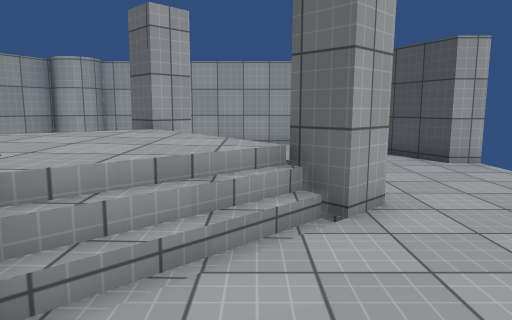
view 1 (above)

14 first-person views from a walk through a 3-D level made in the Unity game engine. The camera is 1.4 m above the floor, tilts 8° down and sees 70° across. The floor is counted in squares, 1 m on a side. Each view is taken from the middle of a square. On the plan, view 1 faces up. The plan holds only what a view shows up to about 16 squares ahead; the rest is blank. Surface patterns are stand-ins for the level's own textures.

view 2
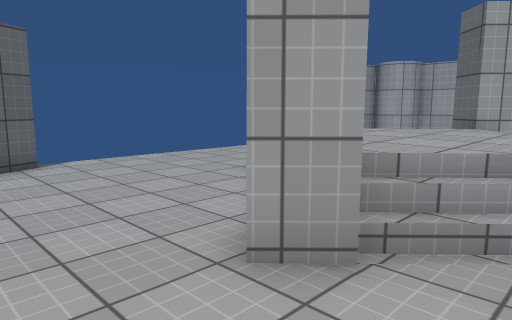

view 3
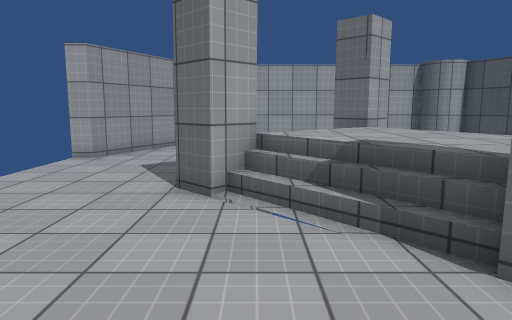

view 4
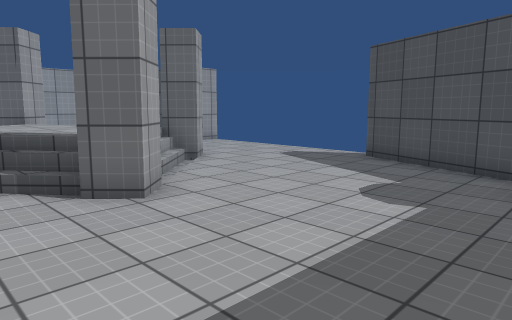

view 5
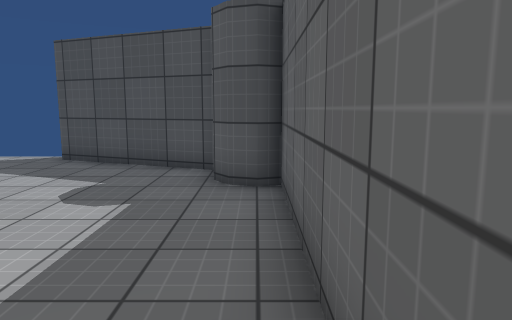

view 6
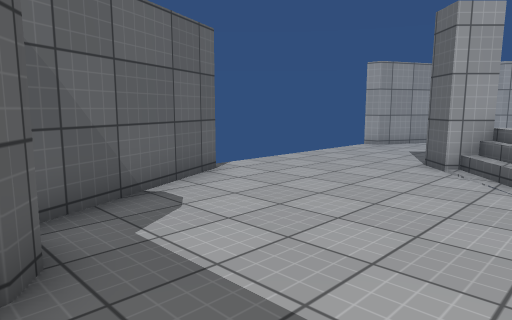

view 7
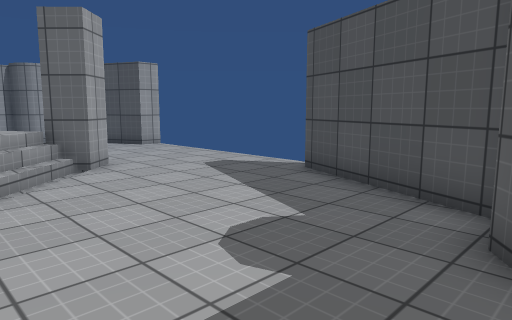

view 8
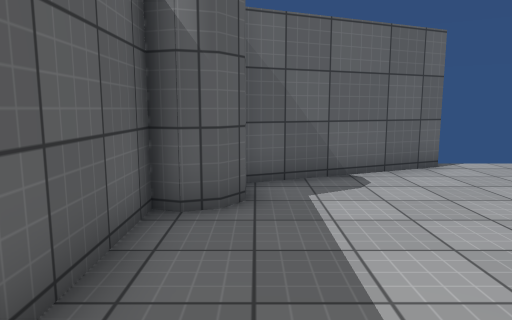

view 9
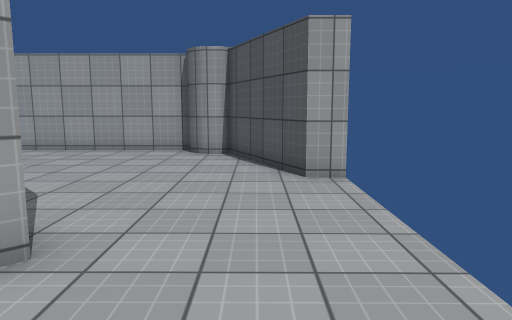

view 10
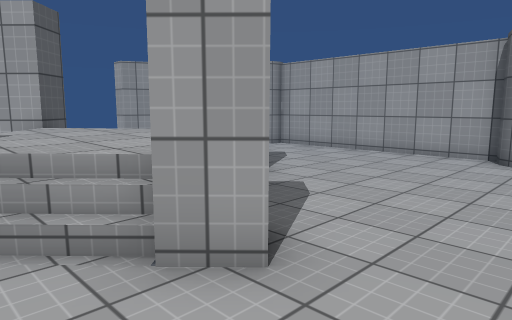

view 11
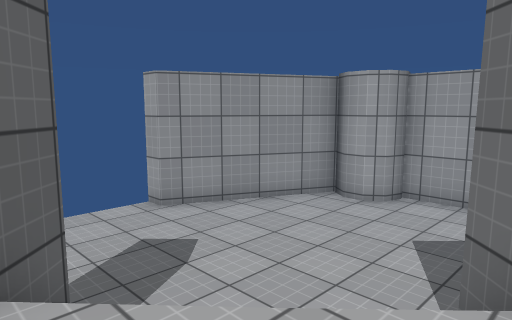

view 12
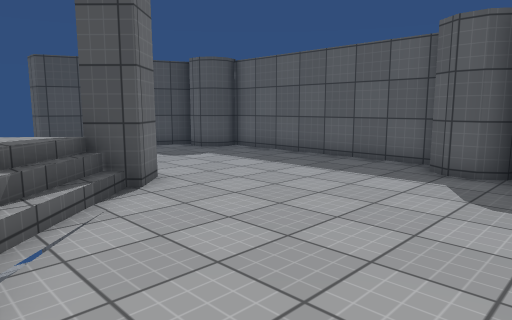

view 13
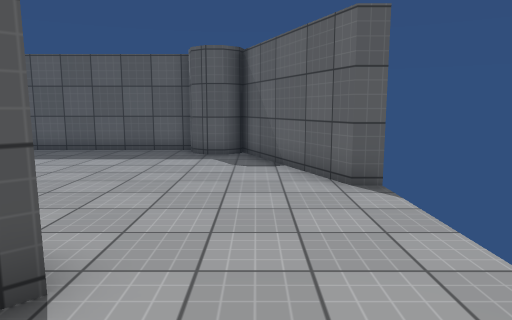

view 14
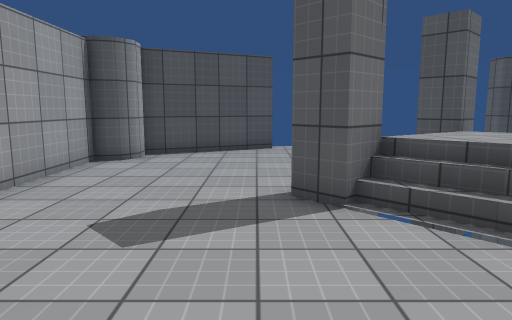

### Floor plan
Key: @ floor where view 1 was taken; # wall or solid block; . main floor; : floor 1 m higher than the main floor; / step, stairs or slope.
Columns run from 10 left of view 1 to 6 right of it. Each row starts with its distance up from view 1.
 15     #########
 14   ###.......##
 13  ###.........##
 12  #............#
 11 ##............##
 10 #..............##
  9 .......##.......
  8 .......##/......
  7 ......//://.....
  6 ....#//::://....
  5 ....##::::/#....
  4 .....//:://.....
  3 ......////......
  2 ......./#.......
  1 #..............##
  0 ##........@....#
 -1  #............##
 -2  ##...........#
 -3   ##........###
 -4   ###.......##
 -5     #########

Positions as (right, up) in squares from view 1, and headings:
1: (0, 0), facing up
2: (0, -1), facing up-left
3: (-5, -1), facing up
4: (-5, -4), facing up-right
5: (-5, -4), facing right
6: (-3, -4), facing up-left
7: (-2, -4), facing up-right
8: (-1, -3), facing left
9: (4, 2), facing up
10: (4, 3), facing up-left
11: (-2, 5), facing up-left
12: (-9, 5), facing down-right
13: (-8, 8), facing down
14: (-8, 10), facing right
